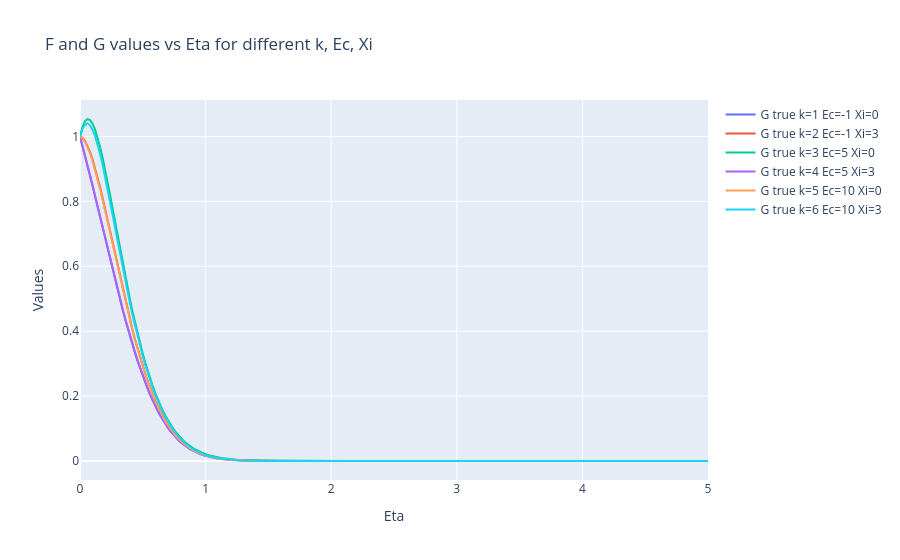

Notebook source saved alongside this figure:
### Code cell
#PLOT PLOTLY GRAPH FOR aCTUAL VALUES F1 to F12
import plotly.express as px
import plotly.graph_objects as go
fig = go.Figure()
for k in range(1,7):
    sub = df[df['k']==k].sort_values('Eta')
    ec, xi = G_map[int(k)]
    #fig.add_trace(go.Scatter(x=sub['Eta'], y=sub['Fval'], mode='lines+markers', name=f'F true k={int(k)} Ec={ec} Xi={xi}'))
    #fig.add_trace(go.Scatter(x=sub['Eta'], y=sub['p_Fval'], mode='lines+markers', name=f'F pred k={int(k)} Ec={ec} Xi={xi}'))
    fig.add_trace(go.Scatter(x=sub['Eta'], y=sub['Gval'], mode='lines', name=f'G true k={int(k)} Ec={ec} Xi={xi}'))
    #fig.add_trace(go.Scatter(x=sub['Eta'], y=sub['p_Gval'], mode='lines+markers', name=f'G pred k={int(k)} Ec={ec} Xi={xi}'))
fig.update_layout(title='F and G values vs Eta for different k, Ec, Xi', xaxis_title='Eta', yaxis_title='Values')
fig.write_html(os.path.join(OUT_DIR, "G_values_plotly.html"))
fig.show()

### Figure 1 — Plotly figure (JSON) as saved in the notebook; plotly's stock layout.template omitted (floating-point values rounded to 4 significant figures; data arrays with more than 128 entries replaced by an {"elided": "..."} marker saying what was removed)
{"data": [{"mode": "lines", "name": "G true k=1 Ec=-1 Xi=0", "type": "scatter", "x": {"elided": "251 float values"}, "y": {"elided": "251 float values"}}, {"mode": "lines", "name": "G true k=2 Ec=-1 Xi=3", "type": "scatter", "x": {"elided": "251 float values"}, "y": {"elided": "251 float values"}}, {"mode": "lines", "name": "G true k=3 Ec=5 Xi=0", "type": "scatter", "x": {"elided": "251 float values"}, "y": {"elided": "251 float values"}}, {"mode": "lines", "name": "G true k=4 Ec=5 Xi=3", "type": "scatter", "x": {"elided": "251 float values"}, "y": {"elided": "251 float values"}}, {"mode": "lines", "name": "G true k=5 Ec=10 Xi=0", "type": "scatter", "x": {"elided": "251 float values"}, "y": {"elided": "251 float values"}}, {"mode": "lines", "name": "G true k=6 Ec=10 Xi=3", "type": "scatter", "x": {"elided": "251 float values"}, "y": {"elided": "251 float values"}}], "layout": {"title": {"text": "F and G values vs Eta for different k, Ec, Xi"}, "xaxis": {"title": {"text": "Eta"}}, "yaxis": {"title": {"text": "Values"}}}}
